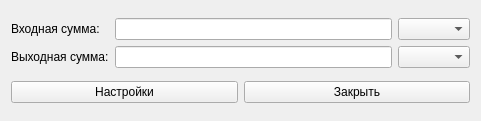
<?xml version="1.0" encoding="UTF-8"?>
<ui version="4.0">
 <class>ConverterWgt</class>
 <widget class="QWidget" name="ConverterWgt">
  <property name="geometry">
   <rect>
    <x>0</x>
    <y>0</y>
    <width>481</width>
    <height>121</height>
   </rect>
  </property>
  <property name="windowTitle">
   <string>Form</string>
  </property>
  <layout class="QGridLayout" name="gridLayout_2">
   <item row="0" column="0">
    <layout class="QGridLayout" name="gridLayout">
     <item row="1" column="2">
      <widget class="QComboBox" name="cmbCurrencyOut"/>
     </item>
     <item row="0" column="1">
      <widget class="QLineEdit" name="ledValueIn"/>
     </item>
     <item row="1" column="1">
      <widget class="QLineEdit" name="ledValueOut"/>
     </item>
     <item row="1" column="0">
      <widget class="QLabel" name="lblOut">
       <property name="text">
        <string>Выходная сумма:</string>
       </property>
      </widget>
     </item>
     <item row="0" column="0">
      <widget class="QLabel" name="lblIn">
       <property name="text">
        <string>Входная сумма:</string>
       </property>
      </widget>
     </item>
     <item row="0" column="2">
      <widget class="QComboBox" name="cmbCurrencyIn"/>
     </item>
    </layout>
   </item>
   <item row="1" column="0">
    <layout class="QHBoxLayout" name="horizontalLayout">
     <item>
      <widget class="QPushButton" name="btnSet">
       <property name="text">
        <string>Настройки</string>
       </property>
      </widget>
     </item>
     <item>
      <widget class="QPushButton" name="btnClose">
       <property name="text">
        <string>Закрыть</string>
       </property>
      </widget>
     </item>
    </layout>
   </item>
  </layout>
 </widget>
 <resources/>
 <connections/>
</ui>
